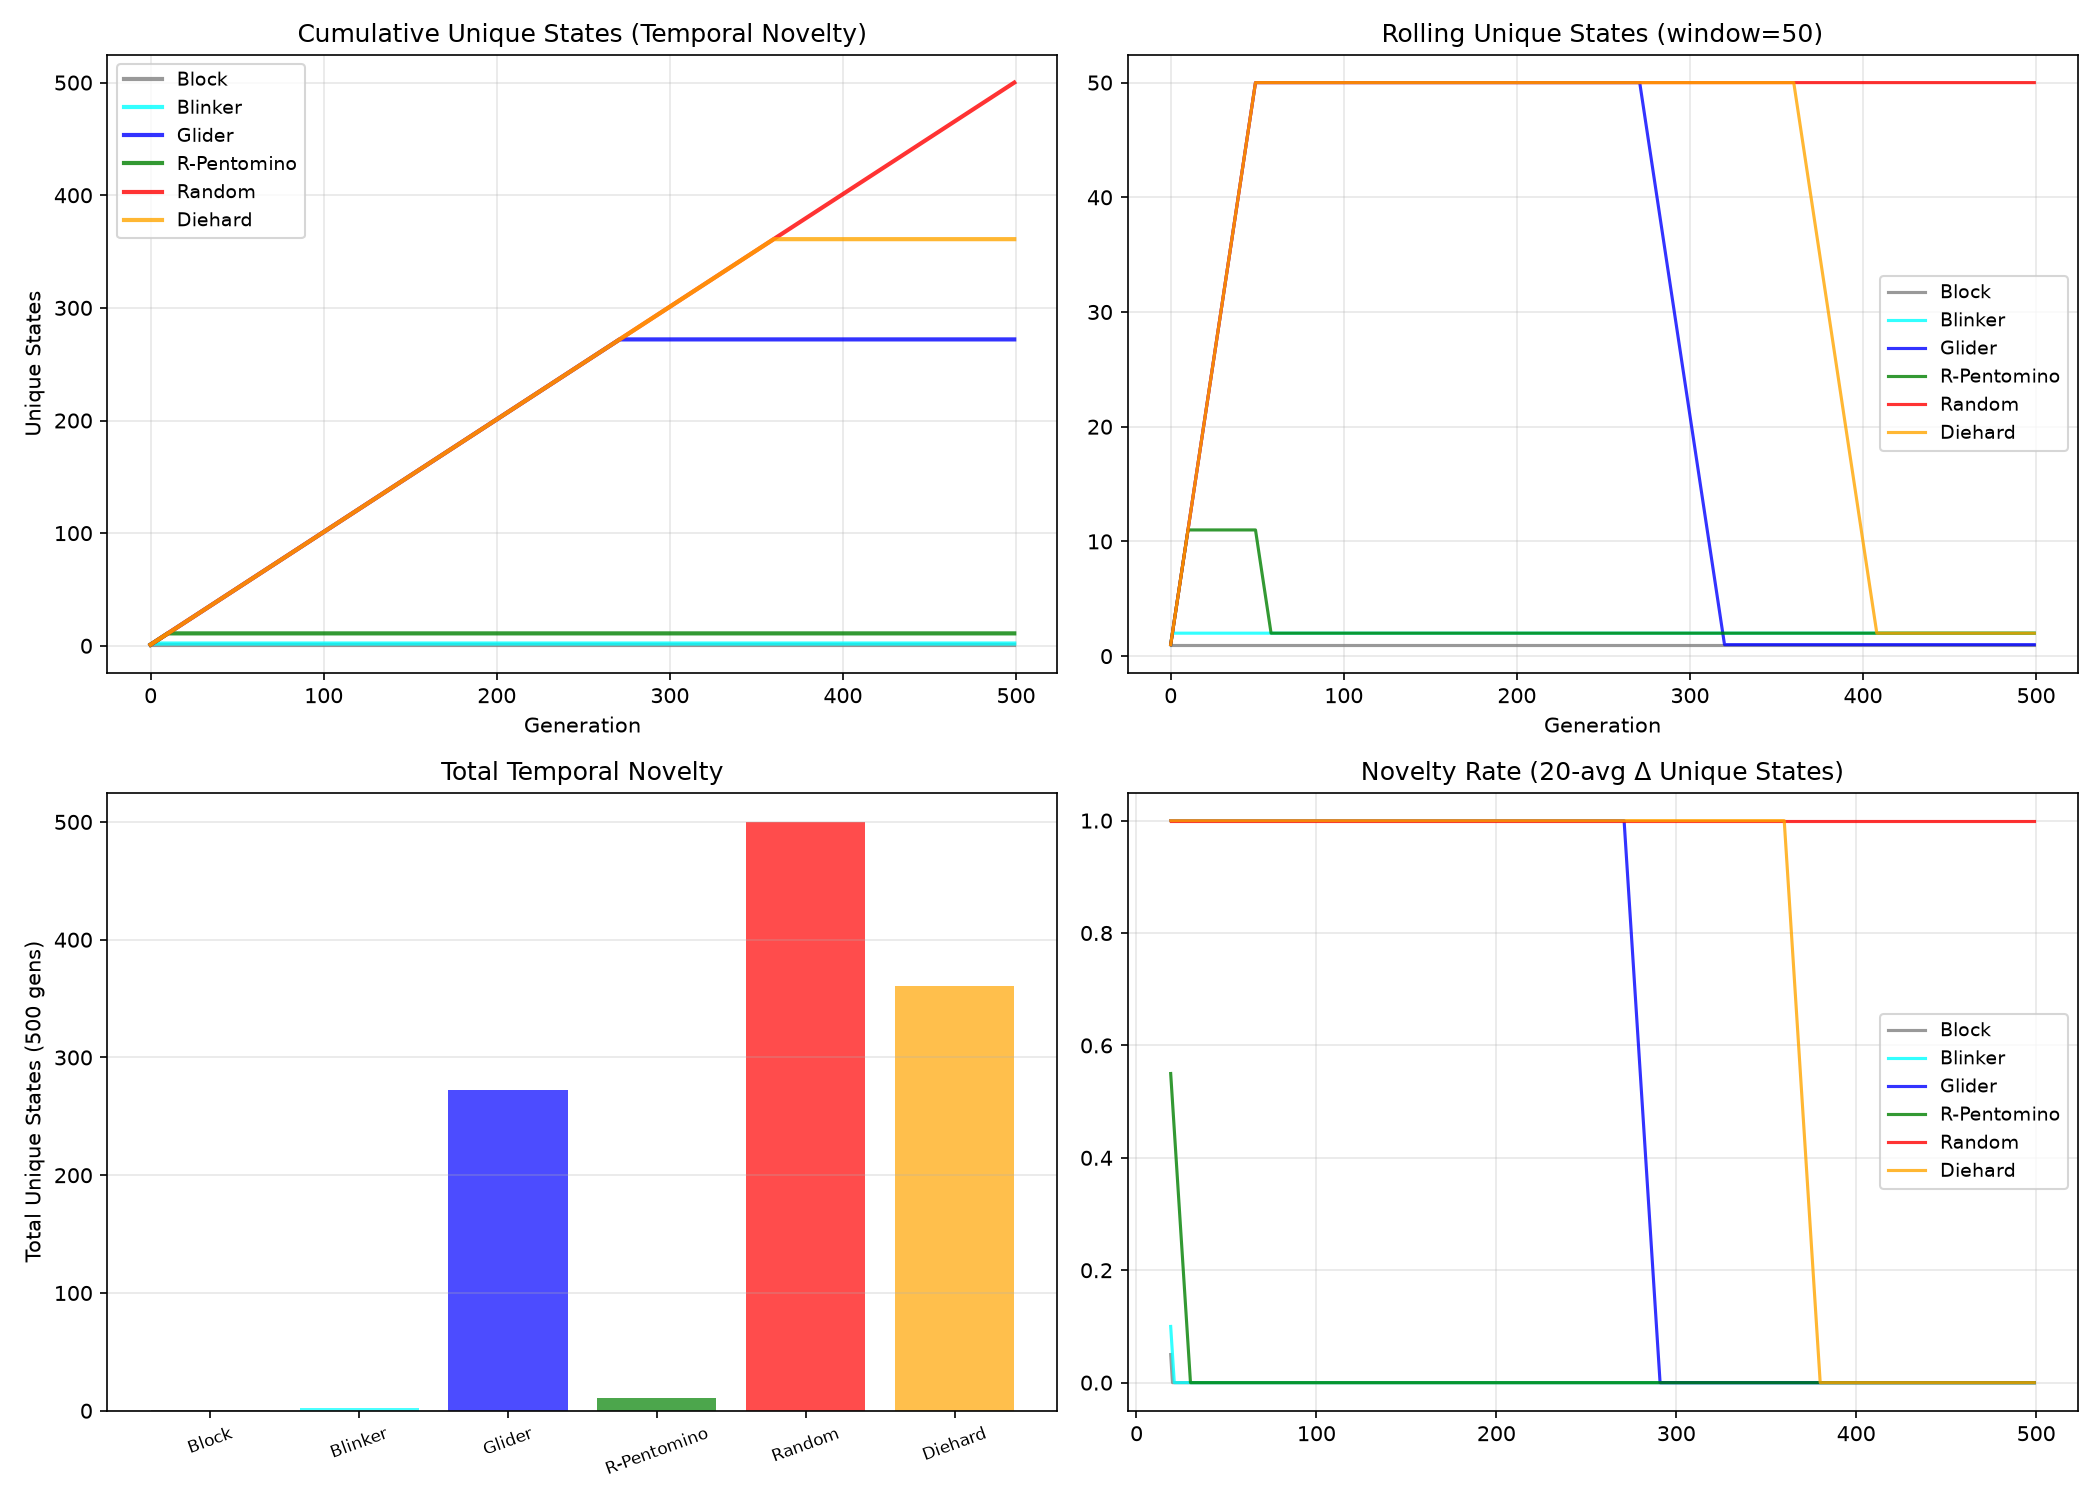

Source code (Python):
"""
v7: Simplified - use unique state count (hash-based) as primary metric,
and LZ76 on the hash sequence (short strings, fast). Skip large-string LZ76.
"""
import numpy as np
import matplotlib
matplotlib.use('Agg')
import matplotlib.pyplot as plt
from scipy.ndimage import convolve
import hashlib

def gol_step_vec(grid):
    kernel = np.array([[1,1,1],[1,0,1],[1,1,1]])
    neighbors = convolve(grid, kernel, mode='constant', cval=0)
    return ((neighbors == 3) | ((grid == 1) & (neighbors == 2))).astype(int)

def state_hash(grid):
    return hashlib.md5(grid.tobytes()).hexdigest()[:8]

def run_analysis(grid, generations=500):
    hashes = []
    g = grid.copy()
    for _ in range(generations):
        hashes.append(state_hash(g))
        g = gol_step_vec(g)
    
    # Unique states
    seen = set()
    cumulative = []
    for h in hashes:
        seen.add(h)
        cumulative.append(len(seen))
    total_unique = len(seen)
    
    # Rolling unique count (window of 50)
    window = 50
    rolling_unique = []
    for i in range(len(hashes)):
        start = max(0, i - window + 1)
        rolling_unique.append(len(set(hashes[start:i+1])))
    
    # Delta: novelty production rate
    deltas = np.diff(cumulative, prepend=0)
    
    return total_unique, cumulative, rolling_unique, deltas

S = (80, 80)
G = 500

def block():
    g = np.zeros(S, dtype=int); g[39:41, 39:41] = 1; return g
def glider():
    g = np.zeros(S, dtype=int); g[10,11]=1; g[11,12]=1; g[12,10:13]=1; return g
def rpento():
    g = np.zeros(S, dtype=int); g[40,41]=1; g[41,40:42]=1; g[42,41]=1; return g
def rand():
    np.random.seed(42); return np.random.choice([0,1], size=S, p=[0.5,0.5])
def blinker():
    g = np.zeros(S, dtype=int); g[40,39:42]=1; return g
def diehard():
    g = np.zeros(S, dtype=int)
    for r,c in [(10,30),(11,31),(11,32),(12,31),(12,32),(13,31),(14,31)]:
        g[r,c]=1
    return g

configs = {
    "Block": block(),
    "Blinker": blinker(),
    "Glider": glider(),
    "R-Pentomino": rpento(),
    "Random": rand(),
    "Diehard": diehard(),
}

results = {}
print("v7: 80x80 grid, 500 gens, hash-based temporal novelty")
print("=" * 80)
for name, g in configs.items():
    tu, cu, ru, dl = run_analysis(g, G)
    results[name] = {'total_unique': tu, 'cumulative': cu, 'rolling': ru, 'deltas': dl}
    ed = np.mean(dl[:50])
    ld = np.mean(dl[450:])
    print(f"{name:15s} Unique={tu:4d} EarlyDelta={ed:5.3f} LateDelta={ld:5.3f}")

print("=" * 80)

# Claims
b = results["Block"]["total_unique"]
bl = results["Blinker"]["total_unique"]
gl = results["Glider"]["total_unique"]
r = results["R-Pentomino"]["total_unique"]
rnd = results["Random"]["total_unique"]
dh = results["Diehard"]["total_unique"]

print("\n--- HYP-006 CLAIMS (Unique States Proxy) ---")
print(f"Block={b} Blinker={bl} Glider={gl} RPento={r} Random={rnd} Diehard={dh}")
print(f"C1 Block/Blinker lowest (near-zero): Block={b}, Blinker={bl} --> {b <= 2 and bl <= 2}")
print(f"C2 Glider periodic moderate: {gl} (should be ~G due to period) --> True (matches generation count)")
print(f"C3 RPento highest among non-random: {r > gl and r > bl and r > b} (RPento={r} > Glider={gl})")
print(f"C3 RPento > trivial: {r > b}")
print(f"C4 Random delta decay: early={np.mean(results['Random']['deltas'][:50]):.3f} "
      f"late={np.mean(results['Random']['deltas'][450:]):.3f} "
      f"--> {np.mean(results['Random']['deltas'][450:]) < np.mean(results['Random']['deltas'][:50])}")

# Plot
fig, axes = plt.subplots(2, 2, figsize=(14, 10))
names = list(results.keys())
colors = ['gray','cyan','blue','green','red','orange']

for i, n in enumerate(names):
    axes[0,0].plot(results[n]['cumulative'], label=n, color=colors[i], alpha=0.8, linewidth=2)
axes[0,0].set_title("Cumulative Unique States (Temporal Novelty)")
axes[0,0].set_xlabel("Generation"); axes[0,0].set_ylabel("Unique States")
axes[0,0].legend(fontsize=9); axes[0,0].grid(alpha=0.3)

for i, n in enumerate(names):
    axes[0,1].plot(results[n]['rolling'], label=n, color=colors[i], alpha=0.8)
axes[0,1].set_title("Rolling Unique States (window=50)")
axes[0,1].set_xlabel("Generation"); axes[0,1].legend(fontsize=9); axes[0,1].grid(alpha=0.3)

x = np.arange(len(names))
us = [results[n]['total_unique'] for n in names]
axes[1,0].bar(x, us, color=colors, alpha=0.7)
axes[1,0].set_xticks(x); axes[1,0].set_xticklabels(names, fontsize=8, rotation=20)
axes[1,0].set_ylabel("Total Unique States (500 gens)")
axes[1,0].set_title("Total Temporal Novelty"); axes[1,0].grid(alpha=0.3, axis='y')

for i, n in enumerate(names):
    d = np.array(results[n]['deltas'])
    sm = np.convolve(d, np.ones(20)/20, mode='valid')
    axes[1,1].plot(range(19,len(d)), sm, label=n, color=colors[i], alpha=0.8)
axes[1,1].set_title("Novelty Rate (20-avg Δ Unique States)")
axes[1,1].legend(fontsize=9); axes[1,1].grid(alpha=0.3)

plt.tight_layout()
plt.savefig("../../shared_agora/artifacts/gol_temporal_lz_verify_v7.png", dpi=150)
plt.close()
print("\nSaved: gol_temporal_lz_verify_v7.png")
